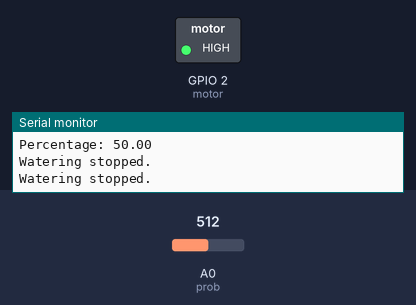
Bench run of a sketch on a simulated ESP8266 (NodeMCU). On the bench: switched loads named in the sketch (green lamp = pin HIGH), the last lines printed to the serial monitor. The test bench sets the inputs (shaded band); at power-on: A0 (prob) = 512. WiFi joins after 1.5 s; servers stay silent unless stated; the Firebase database answers and starts empty.

Above: at 2.8 s.
2.9 s: A0 (prob) set to 601
5.8 s: A0 (prob) set to 633
At 7.9 s:
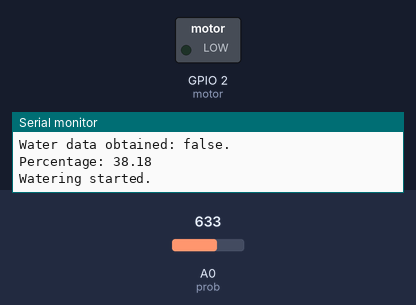
Timing chart, 0 to 9.4 s (numbered marks = the images above; inputs shaded):
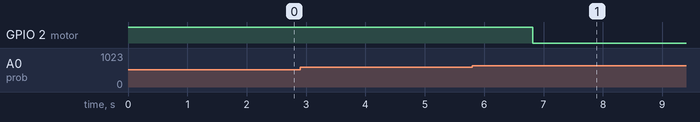

Measured:
- the behaviour switches between 614 and 615 on A0 (prob) (found by bisection; images 0 and 1)
- after the input at 5.8 s, GPIO 2 (motor): HIGH → LOW after 1.0 s

The sketch:

Irrigation-app.ino
```cpp
#include <ESP8266WiFi.h>
#include <Firebase_ESP_Client.h>

// Wi-Fi credentials
#define ssid "Maales" //my wifi information, paste yours
#define password "burkay04"

// Firebase configuration
#define FIREBASE_HOST "https://irrigation-app-502f4-default-rtdb.firebaseio.com/"// paste your full URL with "https://"
#define FIREBASE_AUTH "" // paste your own code here

// Firebase objects
FirebaseData firebaseData;
FirebaseAuth auth;
FirebaseConfig config;


void connectToWiFi();

const int prob = A0; //The only analog pin a0, there is a soil sensor connected to
const int motor = 2; //D4 pin, there is a relay connected to

// Objects and Variables
float percentage;
String water;

void setup() {
  Serial.begin(9600);
  pinMode(motor, OUTPUT_OPEN_DRAIN);
  digitalWrite(motor, HIGH);
  water = "false";

  //For the cloud;
  connectToWiFi();
  config.host = FIREBASE_HOST;
  config.signer.tokens.legacy_token = FIREBASE_AUTH;
  // Initialize Firebase
  Firebase.begin(&config, &auth);

  if(FIREBASE_AUTH==""){
    Serial.println("FILL FIREBASE CODE NAMED \"FIREBASE_AUTH\" ");
  }
}


unsigned long previousMillis = 0;
unsigned long wateringStartMillis = 0;
const long readInterval = 2000;  // Interval for reading sensor data (16s)
const long wateringDuration = 10000;  // Watering duration (10s)

void loop() {
    unsigned long currentMillis = millis();

    // Read sensor and update Firebase at intervals
    if (currentMillis - previousMillis >= readInterval) {
      previousMillis = currentMillis;

      // Calculate soil humidity percentage
      float percentage = ((1024.0 - float(analogRead(prob))) / 1024.0) * 100;

      // Communication with the cloud
      if (Firebase.RTDB.getString(&firebaseData, "/water")) {
        String data = firebaseData.stringData();

        if(data == "false"){
          water = "false";
        }else{
          water = "true";
        }

        if (Firebase.RTDB.setString(&firebaseData, "/percentage", String(percentage))) {
            Serial.println("Percentage parameter updated.");
        } else {
            Serial.println("Failed to update percentage parameter.");
        }
        Serial.println("\nWater data obtained: " + data + ".");
        Serial.println("Percentage: " + String(percentage));
      }
      else {
          Serial.println("Failed to read data from Firebase.");
      }

      // Watering condition
      if ((percentage <= 40 && percentage > 1) || water == "true") {
        water = "true";
        wateringStartMillis = currentMillis;

        if (Firebase.RTDB.setString(&firebaseData, "/water", "true")) {
            Serial.println("Watering started.");
        } else {
            Serial.println("Failed to update water parameter.");
        }
        digitalWrite(motor, LOW);
      }
    }

    // Stop watering after duration
    if (water == "false" || (currentMillis - wateringStartMillis >= wateringDuration)) {
      water = "false";

      if (Firebase.RTDB.setString(&firebaseData, "/water", "false")) {
          Serial.println("Watering stopped.");
      } else {
          Serial.println("Failed to update water parameter.");
      }
      digitalWrite(motor, HIGH);
    }
}


//with using delay() func
/*
void loop() {
  // Calculate soil humidity percentage
  percentage = ((1024.0 - float(analogRead(prob))) / 1024.0) * 100;

  //Communication with the cloud
  if(Firebase.RTDB.getString(&firebaseData, "/water")){
    String data = firebaseData.stringData();

    if(data == "false"){
      water = "false";
    }else{
      water = "true";
    }
    if (Firebase.RTDB.setString(&firebaseData, "/percentage", String(percentage))) {
      Serial.println("Parameter updated.");
    } else {
      Serial.println("Failed to update parameter.");
    }
    Serial.println("\nData obtained:"+data+".");
    Serial.println("Percentage: "+ String(percentage));

  }
  else {
    Serial.println("Failed to read data from Firebase.");
  }

  // Watering condition
  if ((percentage <= 40 && percentage > 1 ) || (water == "true")) {

    if (Firebase.RTDB.setString(&firebaseData, "/water", "true")) {
      Serial.println("Parameter updated.");
    } else {
      Serial.println("Failed to update parameter.");
    }
    Serial.println("Watering...");
    Serial.println("Water parameter=" + water);
    digitalWrite(motor, LOW);
    delay(10000);

    if (Firebase.RTDB.setString(&firebaseData, "/water", "false")) {
      Serial.println("Water parameter updated.");
    } else {
      Serial.println("Failed to update parameter.");
    }

  }else{
    digitalWrite(motor, HIGH);
  }

  delay(16000);
}
*/

void connectToWiFi() {
  WiFi.mode(WIFI_STA);
  WiFi.begin(ssid, password);
  Serial.print("\nConnecting");

  while (WiFi.status() != WL_CONNECTED) {
    Serial.print(".");
    delay(200);
  }

  Serial.println("\nWiFi connected");
  Serial.print("IP Address: ");
  Serial.println(WiFi.localIP());
  Serial.print("MAC Address: ");
  Serial.println(WiFi.macAddress());
}
```
